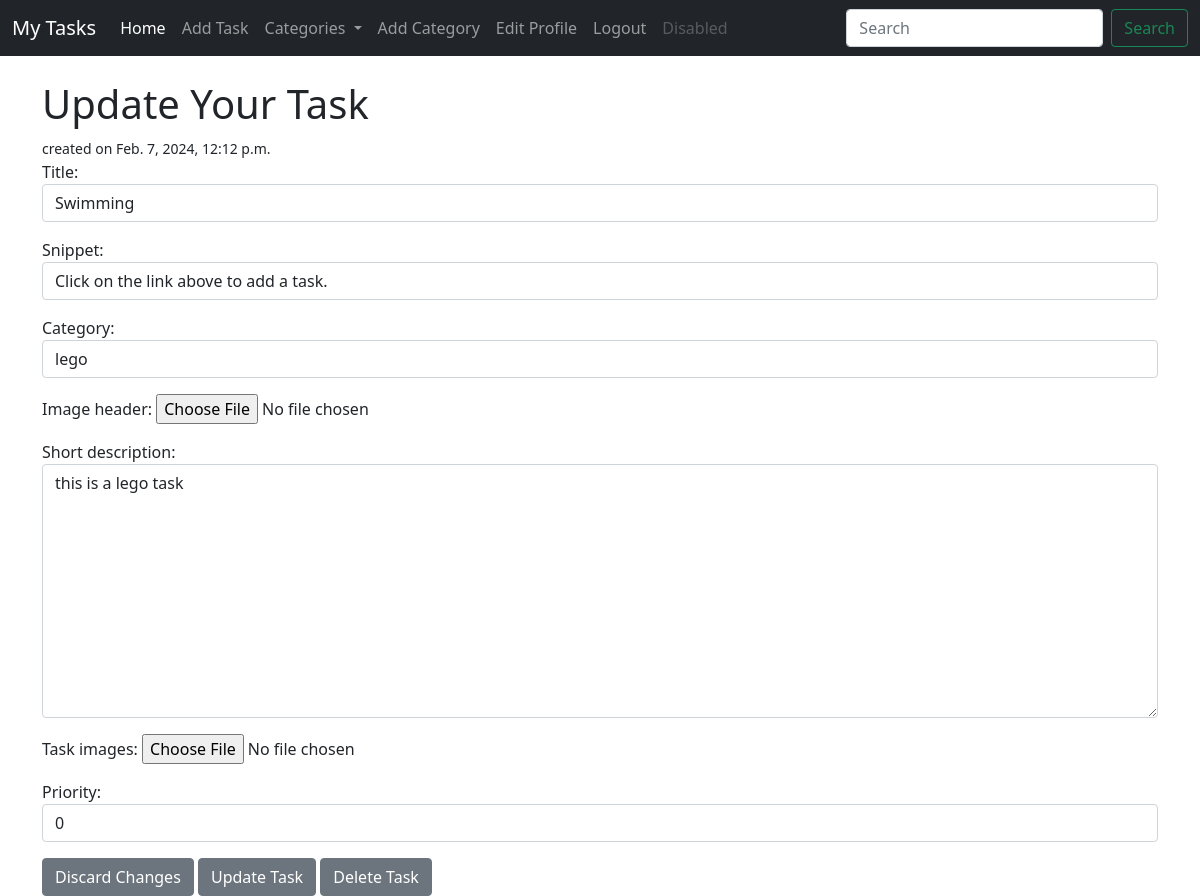
The page /task/edit/25 (signed in) on the database its author committed.
### task/models.py (models this page shows, shortened)
class Task(models.Model):
    title = models.CharField(max_length=200)
    title_tag = models.CharField(max_length=200)
    author = models.ForeignKey(User, on_delete=models.CASCADE)
    image_header = models.ImageField(null=True, blank=True, upload_to='image_header/')
    task_images = models.ImageField(null=True, blank=True, upload_to='task_images/')
    short_description = RichTextField(blank=True, null=True)
    date_created = models.DateTimeField(auto_now_add=True)
    priority = models.IntegerField(default=0)
    category = models.CharField(max_length=200, default='uncategorized')
    snippet = models.CharField(max_length=200)
    completed = models.BooleanField(default=False)
    likes = models.ManyToManyField(User, related_name='task_likes')

### task/views.py (the view)
# urls.py: path('task/edit/<int:pk>', EditTaskView.as_view(), name='edit_task'),
class EditTaskView(CategoryMixin, UpdateView):
    model = Task
    form_class = EditForm
    template_name = 'task/edit_task.html'

### task/forms.py
class EditForm(forms.ModelForm):
    class Meta:
        model = Task
        fields = ('title', 'snippet', 'category', 'image_header', 'short_description', 'task_images', 'priority')
        widgets = {
            'title': forms.TextInput(attrs={'class': 'form-control', 'placeholder': 'Enter the task title...'}),
            'category': forms.Select(choices=choice, attrs={'class': 'form-control'}),
            'snippet': forms.TextInput(attrs={'class': 'form-control'}),
            'short_description': forms.Textarea(attrs={'class': 'form-control'}),
            'priority': forms.TextInput(attrs={'class': 'form-control'}),
        }

### task/models.py (called while the page is built)
    def __str__(self):
        return self.category_name

### task/views.py (called while the page is built)
    def get_context_data(self, *args, **kwargs):
        cat_list = Category.objects.all()
        context = super().get_context_data(*args, **kwargs)
        context['cat_list'] = cat_list
        return context

### task/templates/task/edit_task.html (shortened to what this page needs)
{% extends 'task/base.html' %}
{% block content %}
{% if user.is_authenticated %}
    {% if user.id == task.author.id %}
<h1>Update Your Task</h1><small>created on {{ task.date_created }}</small>
<div class="form-group">
    <form method="POST" class="submit_form" enctype="multipart/form-data">
        {{ form.as_p }}
        <a href="{% url 'home' %}" class="btn btn-secondary">Discard Changes</a>
        <button class="btn btn-secondary">Update Task</button>
        <a class="btn btn-secondary" href="{% url 'delete_task' task.pk %}">Delete Task</a>
    </form>
</div>
    {% else %}
        <h2>You're about to enter a restricted territory, someone else's tasks...!!!</h2>
    {% endif %}
{% else %}
You're not allowed here, and you know it!...
{% endif %}
{% endblock %}

### rows shown on the page
Task: date_created "Feb. 7, 2024, 12:12 p.m.", title "Swimming", snippet "Click on the link above to add a task.", category "lego", short_description "this is a lego task", priority "0"
